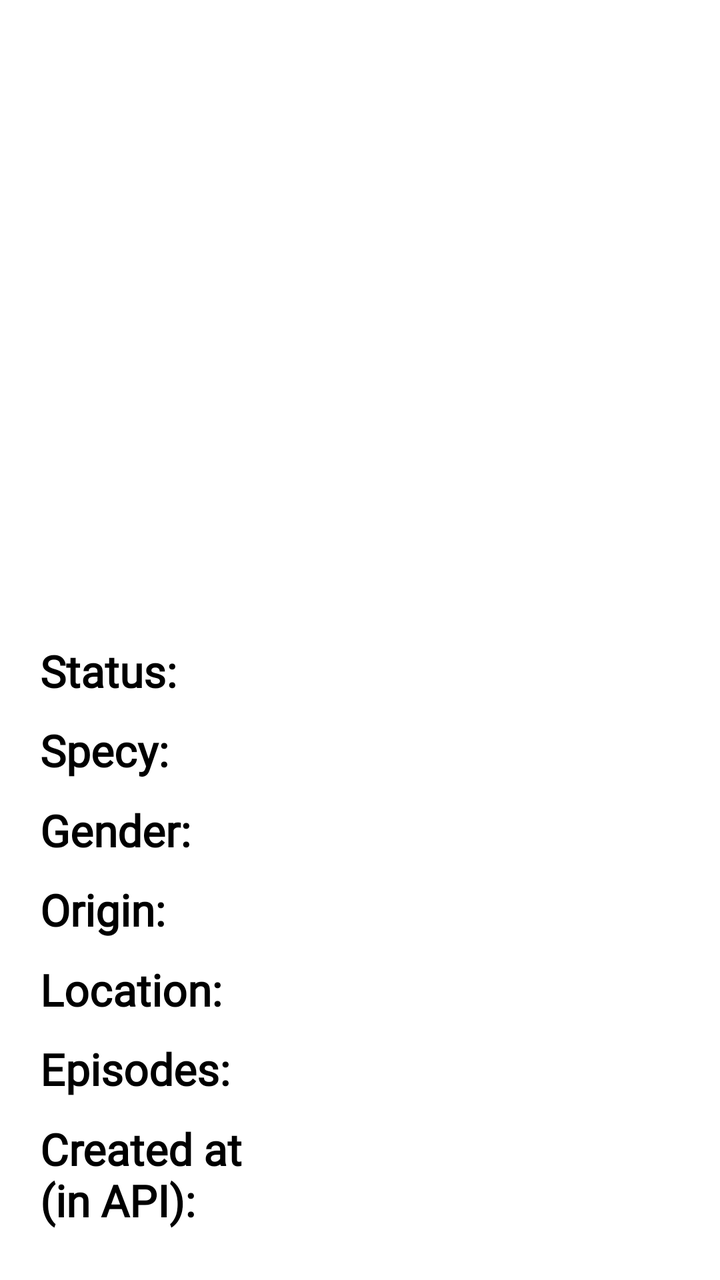
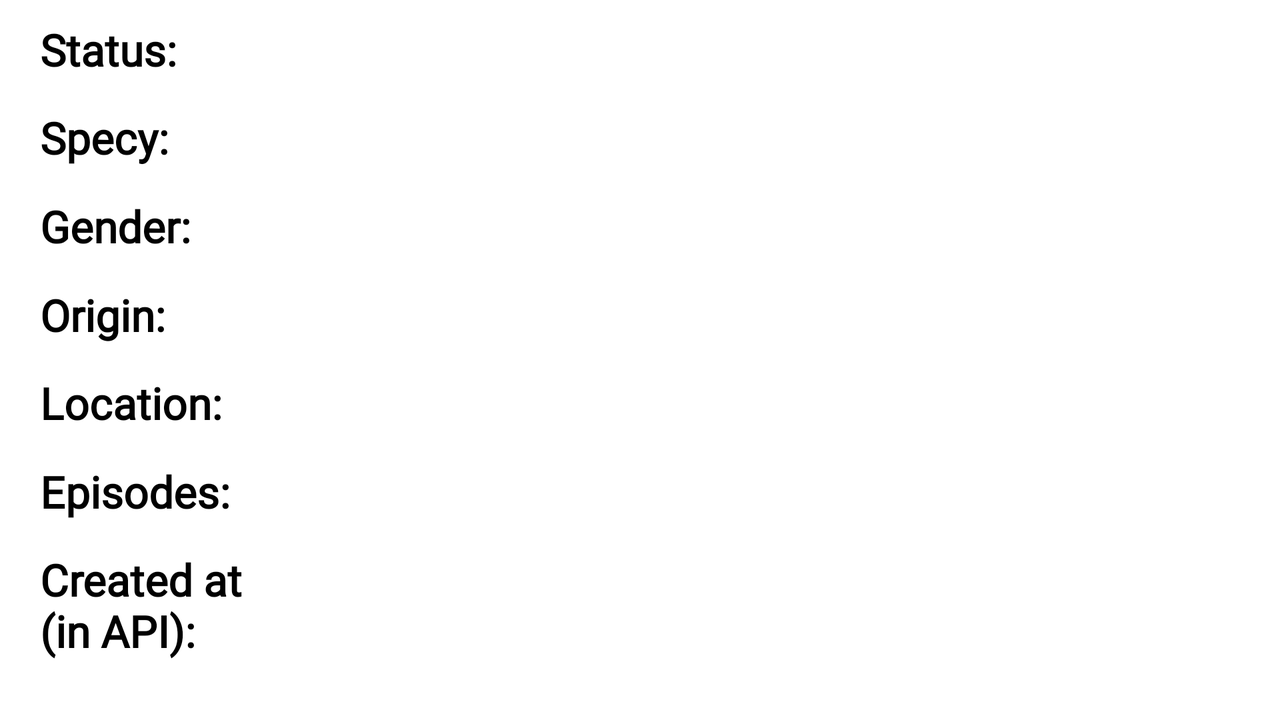

One screen, two layout resources from the same app: the default and the repository's alternative for another configuration. Each is rendered where Android would select it; the XML of both is given below.
<!-- AndroidManifest.xml: application theme Theme.RickyMorty_MVVM_kotlin_Unittesting_Demo -->
<!-- res/layout/fragment_detail.xml -->
<?xml version="1.0" encoding="utf-8"?>
<androidx.constraintlayout.widget.ConstraintLayout xmlns:android="http://schemas.android.com/apk/res/android"
    xmlns:app="http://schemas.android.com/apk/res-auto"
    xmlns:tools="http://schemas.android.com/tools"
    android:layout_width="match_parent"
    android:layout_height="match_parent"
    tools:context=".ui.detail.DetailFragment">

    <androidx.appcompat.widget.AppCompatImageView
        android:id="@+id/character_imageView"
        android:layout_width="275dp"
        android:layout_height="275dp"
        android:layout_marginStart="50dp"
        android:layout_marginTop="20dp"
        android:layout_marginEnd="50dp"
        app:layout_constraintEnd_toEndOf="parent"
        app:layout_constraintStart_toStartOf="parent"
        app:layout_constraintTop_toTopOf="parent"
        tools:src="@tools:sample/avatars" />

    <androidx.appcompat.widget.AppCompatTextView
        android:id="@+id/status_textView"
        android:layout_width="wrap_content"
        android:layout_height="wrap_content"
        android:layout_marginStart="20dp"
        android:layout_marginTop="20dp"
        android:layout_marginBottom="5dp"
        android:text="@string/status"
        android:textSize="22sp"
        android:textStyle="bold"
        android:fontFamily="@font/avenirltstd_black"
        android:textColor="@color/black"
        app:layout_constraintBottom_toTopOf="@+id/specy_textView"
        app:layout_constraintStart_toStartOf="parent"
        app:layout_constraintTop_toBottomOf="@+id/character_imageView" />

    <androidx.appcompat.widget.AppCompatTextView
        android:id="@+id/character_status_textView"
        android:layout_width="0dp"
        android:layout_height="wrap_content"
        android:layout_marginEnd="20dp"
        android:fontFamily="@font/avenirltstd_roman"
        android:textColor="@color/black"
        android:textSize="22sp"
        android:textStyle="normal"
        app:layout_constraintBottom_toBottomOf="@+id/status_textView"
        app:layout_constraintEnd_toEndOf="parent"
        app:layout_constraintStart_toStartOf="@+id/character_createdAt_textView"
        app:layout_constraintTop_toTopOf="@+id/status_textView"
        tools:text="@tools:sample/lorem" />

    <androidx.appcompat.widget.AppCompatTextView
        android:id="@+id/specy_textView"
        android:layout_width="wrap_content"
        android:layout_height="wrap_content"
        android:layout_marginStart="20dp"
        android:layout_marginBottom="5dp"
        android:text="@string/specy"
        android:textSize="22sp"
        android:textStyle="bold"
        android:fontFamily="@font/avenirltstd_black"
        android:textColor="@color/black"
        app:layout_constraintBottom_toTopOf="@+id/gender_textView"
        app:layout_constraintStart_toStartOf="parent"
        app:layout_constraintTop_toBottomOf="@+id/status_textView" />

    <androidx.appcompat.widget.AppCompatTextView
        android:id="@+id/character_specy_textView"
        android:layout_width="0dp"
        android:layout_height="wrap_content"
        android:fontFamily="@font/avenirltstd_roman"
        android:textColor="@color/black"
        android:textSize="22sp"
        android:textStyle="normal"
        app:layout_constraintBottom_toBottomOf="@+id/specy_textView"
        app:layout_constraintEnd_toEndOf="@+id/character_status_textView"
        app:layout_constraintStart_toStartOf="@+id/character_gender_textView"
        app:layout_constraintTop_toTopOf="@+id/specy_textView"
        tools:text="@tools:sample/lorem"
        />

    <androidx.appcompat.widget.AppCompatTextView
        android:id="@+id/gender_textView"
        android:layout_width="wrap_content"
        android:layout_height="wrap_content"
        android:layout_marginStart="20dp"
        android:layout_marginBottom="5dp"
        android:text="@string/gender"
        android:textSize="22sp"
        android:textStyle="bold"
        android:fontFamily="@font/avenirltstd_black"
        android:textColor="@color/black"
        app:layout_constraintBottom_toTopOf="@+id/origin_textView"
        app:layout_constraintStart_toStartOf="parent"
        app:layout_constraintTop_toBottomOf="@+id/specy_textView" />

    <androidx.appcompat.widget.AppCompatTextView
        android:id="@+id/character_gender_textView"
        android:layout_width="0dp"
        android:layout_height="wrap_content"
        android:fontFamily="@font/avenirltstd_roman"
        android:textColor="@color/black"
        android:textSize="22sp"
        android:textStyle="normal"
        app:layout_constraintBottom_toBottomOf="@+id/gender_textView"
        app:layout_constraintEnd_toEndOf="@+id/character_status_textView"
        app:layout_constraintStart_toStartOf="@+id/character_origin_textView"
        app:layout_constraintTop_toTopOf="@+id/gender_textView"
        tools:text="@tools:sample/lorem"/>

    <androidx.appcompat.widget.AppCompatTextView
        android:id="@+id/origin_textView"
        android:layout_width="wrap_content"
        android:layout_height="wrap_content"
        android:layout_marginStart="20dp"
        android:layout_marginBottom="5dp"
        android:text="@string/origin"
        android:textSize="22sp"
        android:textStyle="bold"
        android:fontFamily="@font/avenirltstd_black"
        android:textColor="@color/black"
        app:layout_constraintBottom_toTopOf="@+id/location_textView1"
        app:layout_constraintStart_toStartOf="parent"
        app:layout_constraintTop_toBottomOf="@+id/gender_textView" />

    <androidx.appcompat.widget.AppCompatTextView
        android:id="@+id/character_origin_textView"
        android:layout_width="0dp"
        android:layout_height="wrap_content"
        android:fontFamily="@font/avenirltstd_roman"
        android:textColor="@color/black"
        android:textSize="22sp"
        android:textStyle="normal"
        app:layout_constraintBottom_toBottomOf="@+id/origin_textView"
        app:layout_constraintEnd_toEndOf="@+id/character_status_textView"
        app:layout_constraintStart_toStartOf="@+id/character_location_textView"
        app:layout_constraintTop_toTopOf="@+id/origin_textView"
        tools:text="@tools:sample/lorem"/>

    <androidx.appcompat.widget.AppCompatTextView
        android:id="@+id/location_textView1"
        android:layout_width="wrap_content"
        android:layout_height="wrap_content"
        android:layout_marginStart="20dp"
        android:layout_marginBottom="5dp"
        android:text="@string/location"
        android:textSize="22sp"
        android:textStyle="bold"
        android:fontFamily="@font/avenirltstd_black"
        android:textColor="@color/black"
        app:layout_constraintBottom_toTopOf="@+id/episodes_textView"
        app:layout_constraintStart_toStartOf="parent"
        app:layout_constraintTop_toBottomOf="@+id/origin_textView" />

    <androidx.appcompat.widget.AppCompatTextView
        android:id="@+id/character_location_textView"
        android:layout_width="0dp"
        android:layout_height="wrap_content"
        android:fontFamily="@font/avenirltstd_roman"
        android:textColor="@color/black"
        android:textSize="22sp"
        android:textStyle="normal"
        app:layout_constraintBottom_toBottomOf="@+id/location_textView1"
        app:layout_constraintEnd_toEndOf="@+id/character_status_textView"
        app:layout_constraintStart_toStartOf="@+id/character_episodes_textView"
        app:layout_constraintTop_toTopOf="@+id/location_textView1"
        tools:text="@tools:sample/lorem"/>

    <androidx.appcompat.widget.AppCompatTextView
        android:id="@+id/episodes_textView"
        android:layout_width="wrap_content"
        android:layout_height="wrap_content"
        android:layout_marginStart="20dp"

        android:layout_marginBottom="5dp"
        android:text="@string/episodes"
        android:textSize="22sp"
        android:textStyle="bold"
        android:fontFamily="@font/avenirltstd_black"
        android:textColor="@color/black"
        app:layout_constraintBottom_toTopOf="@+id/createdAt_textView"
        app:layout_constraintStart_toStartOf="parent"
        app:layout_constraintTop_toBottomOf="@+id/location_textView1" />

    <androidx.appcompat.widget.AppCompatTextView
        android:id="@+id/character_episodes_textView"
        android:layout_width="0dp"
        android:layout_height="wrap_content"
        android:fontFamily="@font/avenirltstd_roman"
        android:textColor="@color/black"
        android:textSize="22sp"
        android:textStyle="normal"
        app:layout_constraintBottom_toBottomOf="@+id/episodes_textView"
        app:layout_constraintEnd_toEndOf="@+id/character_status_textView"
        app:layout_constraintStart_toStartOf="@+id/character_createdAt_textView"
        app:layout_constraintTop_toTopOf="@+id/episodes_textView"
        tools:text="@tools:sample/lorem"/>

    <androidx.appcompat.widget.AppCompatTextView
        android:id="@+id/createdAt_textView"
        android:layout_width="wrap_content"
        android:layout_height="wrap_content"
        android:layout_marginStart="20dp"
        android:layout_marginBottom="20dp"
        android:ellipsize="end"
        android:fontFamily="@font/avenirltstd_black"
        android:maxWidth="120dp"
        android:text="@string/created_at_in_api"
        android:textColor="@color/black"
        android:textSize="22sp"
        android:textStyle="bold"
        app:layout_constraintBottom_toBottomOf="parent"
        app:layout_constraintStart_toStartOf="parent"
        app:layout_constraintTop_toBottomOf="@+id/episodes_textView" />

    <androidx.appcompat.widget.AppCompatTextView
        android:id="@+id/character_createdAt_textView"
        android:layout_width="0dp"
        android:layout_height="wrap_content"
        android:layout_marginStart="20dp"
        android:layout_marginEnd="20dp"
        android:fontFamily="@font/avenirltstd_roman"
        android:textColor="@color/black"
        android:textSize="22sp"
        app:layout_constraintBottom_toBottomOf="@+id/createdAt_textView"
        app:layout_constraintEnd_toEndOf="parent"
        app:layout_constraintStart_toEndOf="@id/createdAt_textView"
        app:layout_constraintTop_toTopOf="@+id/createdAt_textView"
        tools:text="@tools:sample/lorem"/>
</androidx.constraintlayout.widget.ConstraintLayout>
<!-- resources referenced by this layout -->
<resources>
  <color name="black">#FF000000</color>
  <string name="created_at_in_api">Created at (in API):</string>
  <string name="episodes">Episodes:</string>
  <string name="gender">Gender:</string>
  <string name="location">Location:</string>
  <string name="origin">Origin:</string>
  <string name="specy">Specy:</string>
  <string name="status">Status:</string>
  <style name="Theme.RickyMorty_MVVM_kotlin_Unittesting_Demo" parent="RickyMorty_MVVM_kotlin_Unittesting_Demo" />
  <style name="RickyMorty_MVVM_kotlin_Unittesting_Demo" parent="Theme.MaterialComponents.DayNight.NoActionBar">
          
          <item name="colorPrimary">@color/purple_500</item>
          <item name="colorPrimaryVariant">@color/purple_700</item>
          <item name="colorOnPrimary">@color/white</item>
          
          <item name="colorSecondary">@color/teal_200</item>
          <item name="colorSecondaryVariant">@color/teal_700</item>
          <item name="colorOnSecondary">@color/black</item>
          
          <item name="android:statusBarColor">@color/load</item>
      </style>
  <color name="purple_500">#FF6200EE</color>
  <color name="purple_700">#FF3700B3</color>
  <color name="white">#FFFFFFFF</color>
  <color name="teal_200">#FF03DAC5</color>
  <color name="teal_700">#FF018786</color>
  <color name="load">#0a0908</color>
</resources>
<!-- res/layout-land/fragment_detail.xml (the repository's variant of the layout above) -->
<!-- drawn on the phone turned sideways -->
<?xml version="1.0" encoding="utf-8"?>
<androidx.constraintlayout.widget.ConstraintLayout xmlns:android="http://schemas.android.com/apk/res/android"
    xmlns:app="http://schemas.android.com/apk/res-auto"
    xmlns:tools="http://schemas.android.com/tools"
    android:layout_width="match_parent"
    android:layout_height="match_parent"
    tools:context=".ui.detail.DetailFragment">

    <androidx.appcompat.widget.AppCompatImageView
        android:id="@+id/character_imageView"
        android:layout_width="275dp"
        android:layout_height="275dp"
        android:layout_marginEnd="50dp"
        app:layout_constraintBottom_toBottomOf="parent"
        app:layout_constraintEnd_toEndOf="parent"
        app:layout_constraintTop_toTopOf="parent"
        tools:src="@tools:sample/avatars" />

    <androidx.appcompat.widget.AppCompatTextView
        android:id="@+id/status_textView"
        android:layout_width="wrap_content"
        android:layout_height="wrap_content"
        android:layout_marginStart="20dp"
        android:layout_marginBottom="5dp"
        android:fontFamily="@font/avenirltstd_black"
        android:text="@string/status"
        android:textColor="@color/black"
        android:textSize="22sp"
        android:textStyle="bold"
        app:layout_constraintBottom_toTopOf="@+id/specy_textView"
        app:layout_constraintStart_toStartOf="parent"
        app:layout_constraintTop_toTopOf="parent" />

    <androidx.appcompat.widget.AppCompatTextView
        android:id="@+id/character_status_textView"
        android:layout_width="0dp"
        android:layout_height="wrap_content"
        android:fontFamily="@font/avenirltstd_roman"
        android:textColor="@color/black"
        android:textSize="22sp"
        android:textStyle="normal"
        app:layout_constraintBottom_toBottomOf="@+id/status_textView"
        app:layout_constraintEnd_toStartOf="@+id/character_imageView"
        app:layout_constraintStart_toStartOf="@+id/character_createdAt_textView"
        app:layout_constraintTop_toTopOf="@+id/status_textView"
        tools:text="@tools:sample/lorem" />

    <androidx.appcompat.widget.AppCompatTextView
        android:id="@+id/specy_textView"
        android:layout_width="wrap_content"
        android:layout_height="wrap_content"
        android:layout_marginStart="20dp"
        android:layout_marginBottom="5dp"
        android:text="@string/specy"
        android:textSize="22sp"
        android:textStyle="bold"
        android:fontFamily="@font/avenirltstd_black"
        android:textColor="@color/black"
        app:layout_constraintBottom_toTopOf="@+id/gender_textView"
        app:layout_constraintStart_toStartOf="parent"
        app:layout_constraintTop_toBottomOf="@+id/status_textView" />

    <androidx.appcompat.widget.AppCompatTextView
        android:id="@+id/character_specy_textView"
        android:layout_width="0dp"
        android:layout_height="wrap_content"
        android:fontFamily="@font/avenirltstd_roman"
        android:textColor="@color/black"
        android:textSize="22sp"
        android:textStyle="normal"
        app:layout_constraintBottom_toBottomOf="@+id/specy_textView"
        app:layout_constraintEnd_toEndOf="@+id/character_status_textView"
        app:layout_constraintStart_toStartOf="@+id/character_gender_textView"
        app:layout_constraintTop_toTopOf="@+id/specy_textView"
        tools:text="@tools:sample/lorem"
        />

    <androidx.appcompat.widget.AppCompatTextView
        android:id="@+id/gender_textView"
        android:layout_width="wrap_content"
        android:layout_height="wrap_content"
        android:layout_marginStart="20dp"
        android:layout_marginBottom="5dp"
        android:text="@string/gender"
        android:textSize="22sp"
        android:textStyle="bold"
        android:fontFamily="@font/avenirltstd_black"
        android:textColor="@color/black"
        app:layout_constraintBottom_toTopOf="@+id/origin_textView"
        app:layout_constraintStart_toStartOf="parent"
        app:layout_constraintTop_toBottomOf="@+id/specy_textView" />

    <androidx.appcompat.widget.AppCompatTextView
        android:id="@+id/character_gender_textView"
        android:layout_width="0dp"
        android:layout_height="wrap_content"
        android:fontFamily="@font/avenirltstd_roman"
        android:textColor="@color/black"
        android:textSize="22sp"
        android:textStyle="normal"
        app:layout_constraintBottom_toBottomOf="@+id/gender_textView"
        app:layout_constraintEnd_toEndOf="@+id/character_status_textView"
        app:layout_constraintStart_toStartOf="@+id/character_origin_textView"
        app:layout_constraintTop_toTopOf="@+id/gender_textView"
        tools:text="@tools:sample/lorem"/>

    <androidx.appcompat.widget.AppCompatTextView
        android:id="@+id/origin_textView"
        android:layout_width="wrap_content"
        android:layout_height="wrap_content"
        android:layout_marginStart="20dp"
        android:layout_marginBottom="5dp"
        android:text="@string/origin"
        android:textSize="22sp"
        android:textStyle="bold"
        android:fontFamily="@font/avenirltstd_black"
        android:textColor="@color/black"
        app:layout_constraintBottom_toTopOf="@+id/location_textView1"
        app:layout_constraintStart_toStartOf="parent"
        app:layout_constraintTop_toBottomOf="@+id/gender_textView" />

    <androidx.appcompat.widget.AppCompatTextView
        android:id="@+id/character_origin_textView"
        android:layout_width="0dp"
        android:layout_height="wrap_content"
        android:fontFamily="@font/avenirltstd_roman"
        android:textColor="@color/black"
        android:textSize="22sp"
        android:textStyle="normal"
        app:layout_constraintBottom_toBottomOf="@+id/origin_textView"
        app:layout_constraintEnd_toEndOf="@+id/character_status_textView"
        app:layout_constraintStart_toStartOf="@+id/character_location_textView"
        app:layout_constraintTop_toTopOf="@+id/origin_textView"
        tools:text="@tools:sample/lorem"/>

    <androidx.appcompat.widget.AppCompatTextView
        android:id="@+id/location_textView1"
        android:layout_width="wrap_content"
        android:layout_height="wrap_content"
        android:layout_marginStart="20dp"
        android:layout_marginBottom="5dp"
        android:text="@string/location"
        android:textSize="22sp"
        android:textStyle="bold"
        android:fontFamily="@font/avenirltstd_black"
        android:textColor="@color/black"
        app:layout_constraintBottom_toTopOf="@+id/episodes_textView"
        app:layout_constraintStart_toStartOf="parent"
        app:layout_constraintTop_toBottomOf="@+id/origin_textView" />

    <androidx.appcompat.widget.AppCompatTextView
        android:id="@+id/character_location_textView"
        android:layout_width="0dp"
        android:layout_height="wrap_content"
        android:fontFamily="@font/avenirltstd_roman"
        android:textColor="@color/black"
        android:textSize="22sp"
        android:textStyle="normal"
        app:layout_constraintBottom_toBottomOf="@+id/location_textView1"
        app:layout_constraintEnd_toEndOf="@+id/character_status_textView"
        app:layout_constraintStart_toStartOf="@+id/character_episodes_textView"
        app:layout_constraintTop_toTopOf="@+id/location_textView1"
        tools:text="@tools:sample/lorem"/>

    <androidx.appcompat.widget.AppCompatTextView
        android:id="@+id/episodes_textView"
        android:layout_width="wrap_content"
        android:layout_height="wrap_content"
        android:layout_marginStart="20dp"

        android:layout_marginBottom="5dp"
        android:text="@string/episodes"
        android:textSize="22sp"
        android:textStyle="bold"
        android:fontFamily="@font/avenirltstd_black"
        android:textColor="@color/black"
        app:layout_constraintBottom_toTopOf="@+id/createdAt_textView"
        app:layout_constraintStart_toStartOf="parent"
        app:layout_constraintTop_toBottomOf="@+id/location_textView1" />

    <androidx.appcompat.widget.AppCompatTextView
        android:id="@+id/character_episodes_textView"
        android:layout_width="0dp"
        android:layout_height="wrap_content"
        android:fontFamily="@font/avenirltstd_roman"
        android:textColor="@color/black"
        android:textSize="22sp"
        android:textStyle="normal"
        app:layout_constraintBottom_toBottomOf="@+id/episodes_textView"
        app:layout_constraintEnd_toEndOf="@+id/character_status_textView"
        app:layout_constraintStart_toStartOf="@+id/character_createdAt_textView"
        app:layout_constraintTop_toTopOf="@+id/episodes_textView"
        tools:text="@tools:sample/lorem"/>

    <androidx.appcompat.widget.AppCompatTextView
        android:id="@+id/createdAt_textView"
        android:layout_width="wrap_content"
        android:layout_height="wrap_content"
        android:layout_marginStart="20dp"
        android:layout_marginBottom="20dp"
        android:ellipsize="end"
        android:fontFamily="@font/avenirltstd_black"
        android:maxWidth="120dp"
        android:text="@string/created_at_in_api"
        android:textColor="@color/black"
        android:textSize="22sp"
        android:textStyle="bold"
        app:layout_constraintBottom_toBottomOf="parent"
        app:layout_constraintStart_toStartOf="parent"
        app:layout_constraintTop_toBottomOf="@+id/episodes_textView" />

    <androidx.appcompat.widget.AppCompatTextView
        android:id="@+id/character_createdAt_textView"
        android:layout_width="0dp"
        android:layout_height="wrap_content"
        android:layout_marginStart="20dp"
        android:fontFamily="@font/avenirltstd_roman"
        android:textColor="@color/black"
        android:textSize="22sp"
        app:layout_constraintBottom_toBottomOf="@+id/createdAt_textView"
        app:layout_constraintEnd_toStartOf="@+id/character_imageView"
        app:layout_constraintStart_toEndOf="@id/createdAt_textView"
        app:layout_constraintTop_toTopOf="@+id/createdAt_textView"
        tools:text="@tools:sample/lorem" />
</androidx.constraintlayout.widget.ConstraintLayout>
